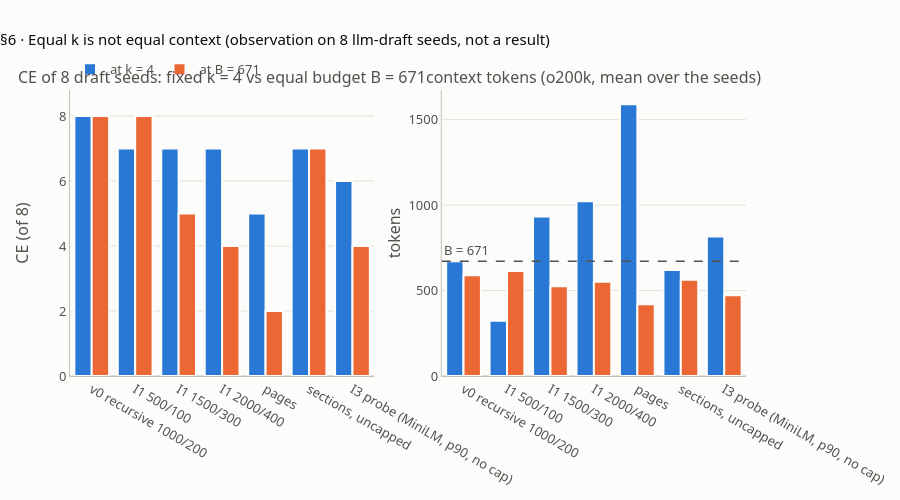

Notebook code for this chart:
### Markdown cell above
## 6 · Compare at the same token budget

**What this verifies** (lesson step 6, `#budget`; facts K6, K12). Bigger chunks bring more text per slot. So "CE@4" for a 2,000-character arm and for a 500-character arm compares different amounts of context. A fair comparison also fixes the **token budget B**: walk down the ranked list and keep each chunk while the total stays ≤ B; stop at the first one that does not fit (`take_within_budget`, 07 I.2, with `break`).

You set B = the mean o200k tokens of v0's top 4 over the seeds: **671**. Then, for every arm, MiniLM ranks the units for each of the 8 answerable draft seeds (exact cosine, ties to the lower index) and you score **CE** (complete evidence: every evidence group fully inside the kept chunks, `contracts_check.complete_evidence`) at fixed k = 4 and at B. **Observations on 8 draft seeds, not results:**
- v0: CE@4 **8/8**, MRR@10 0.708; at B it keeps 3.50 chunks on average and still has 8/8.
- 500/100: CE@4 **7/8**, but at B it keeps 7.75 chunks and reaches **8/8**. 1500/300: 7/8 at k = 4, **5/8** at B.
- pages: CE@4 **5/8** while using **1,590** context tokens (2.4 × B). At B only **1** page fits, and CE drops to **2/8**.
- I3 probe: its largest chunk (**769** tokens) is bigger than B. For D-001 the first-ranked chunk does not fit, so `break` returns **no chunk** (k = 0). B must be at least the largest unit, or the rule must skip instead of stop.

**The toy** (K12, made-up numbers): HyPE-style question vectors point back to parents. Seven hits → P3, P3, P7, P3, P1, P7, P2 with B = 640. Without dedup you keep P3, P3, P7 (480 tokens, **2** distinct parents). Dedup parents first: P3, P7, P1, P2 (620 tokens, **4** distinct).

**The chart** puts CE at k = 4 next to CE at B for every arm (left), and the context tokens each one used (right).

### Code cell
def take_within_budget(ranked, ntok, budget):        # 07 I.2 logic: `break` at the first chunk that does not fit
    kept, used = [], 0
    for c in ranked:
        if used + ntok[c] > budget:
            break
        kept.append(c)
        used += ntok[c]
    return kept, used


# K12 toy first (no model needed)
toy_rank = ["P3", "P3", "P7", "P3", "P1", "P7", "P2"]   # 7 question vectors -> their parents, in rank order
ptok = {"P1": 160, "P2": 150, "P3": 170, "P7": 140}
naive, used_n = [], 0
for p in toy_rank:
    if used_n + ptok[p] > 640:
        break
    naive.append(p)
    used_n += ptok[p]
dedup = list(dict.fromkeys(toy_rank))
kept_d, used_d = take_within_budget(dedup, ptok, 640)
check("§6 toy, no dedup, B = 640: kept, tokens, distinct parents (K12)", [naive, used_n, len(set(naive))], [["P3", "P3", "P7"], 480, 2])
check("§6 toy, dedup parents first, B = 640: kept, tokens, distinct parents (K12)", [kept_d, used_d, len(kept_d)],
      [["P3", "P7", "P1", "P2"], 620, 4])

seeds = [json.loads(x) for x in SEEDS.read_text(encoding="utf-8").splitlines() if x.strip()]
ans = [s for s in seeds if s["answerable"]]
qids = [s["qid"] for s in ans]
check("§6 draft seeds: all, answerable, qids (K6)", [len(seeds), len(ans), qids],
      [10, 8, ["D-001", "D-002", "D-003", "D-004", "D-005", "D-006", "D-007", "D-008"]])
check("§6 every seed was created by an LLM draft, not checked by you (06 §6.7)", sorted({s["created_by"] for s in seeds}), ["llm-draft"])
GROUPS = {s["qid"]: [[[(starts[seg["page"] - 1] + seg["char_start"], starts[seg["page"] - 1] + seg["char_end"])
                       for seg in alt["segments"]] for alt in g["alternatives"]] for g in s["evidence_groups"]] for s in ans}
GD = {q_: [[[("d", a, b) for a, b in alt] for alt in g] for g in G] for q_, G in GROUPS.items()}   # contracts_check format
TX = {"d": doc_text}


def ce(qid, spans):
    return cc.complete_evidence(GROUPS[qid], spans, doc_text) if spans else 0


def span_cov(qid, spans):
    return cc.span_coverage(GD[qid], [("d", a, b) for a, b in spans], TX)


def relevant(qid, span):
    return bool(cc.rel(("d", *span), GD[qid], TX))


RES, RANK = {}, {}
if MINILM_OK:
    Qv = MODEL.encode([s["question"] for s in ans], normalize_embeddings=True)
    for name, spans in ARMS.items():
        V = MODEL.encode([doc_text[a:b] for a, b in spans], normalize_embeddings=True, batch_size=64)
        S_ = Qv @ V.T
        RANK[name] = [sorted(range(len(spans)), key=lambda j, r=r: (-r[j], j)) for r in S_]
    ntok_v0 = SIZE["v0"]["o200k"]
    ctx4 = [sum(ntok_v0[j] for j in RANK["v0"][i][:4]) for i in range(len(ans))]
    B = round(sum(ctx4) / len(ctx4))
    check("§6 v0 top-4 o200k tokens per seed; B = their mean (K6)", [ctx4, B], [[696, 644, 644, 610, 730, 642, 700, 702], 671])
    for name, spans in ARMS.items():
        ntok = SIZE[name]["o200k"]
        r = {k: [] for k in ("rank", "ce4", "cov4", "tok4", "uniq4", "ceB", "kB", "usedB", "uniqB")}
        for i, s in enumerate(ans):
            order = RANK[name][i]
            r["rank"].append(next((n + 1 for n, j in enumerate(order) if relevant(s["qid"], spans[j])), None))
            top4 = [spans[j] for j in order[:4]]
            r["ce4"].append(ce(s["qid"], top4))
            r["cov4"].append(span_cov(s["qid"], top4))
            r["tok4"].append(sum(ntok[j] for j in order[:4]))
            r["uniq4"].append(len({c for a, b in top4 for c in range(a, b)}))
            kept, used = take_within_budget(order, ntok, B)
            kc = [spans[j] for j in kept]
            r["ceB"].append(ce(s["qid"], kc))
            r["kB"].append(len(kept))
            r["usedB"].append(used)
            r["uniqB"].append(len({c for a, b in kc for c in range(a, b)}))
        r["hit4"] = sum(x is not None and x <= 4 for x in r["rank"])
        r["mrr"] = sum(1 / x for x in r["rank"] if x is not None and x <= 10) / len(ans)
        r["largest"] = max(ntok)
        RES[name] = r

    EXP6 = {  # ranks; Hit@4; MRR@10; CE@4 per seed; Span-Cov@4 mean; tokens@4 mean; unique chars@4 mean;
              # k at B per seed; CE@B per seed; realized tokens mean, min, max; unique chars@B mean; largest unit   (K6)
        "v0": ([3, 3, 1, 1, 1, 1, 2, 2], 8, 0.708, [1] * 8, 1.000, 671, 3412, [3, 4, 4, 4, 3, 4, 3, 3], [1] * 8, [589, 526, 644], 3030, 192),
        "500/100": ([1, 1, 2, 1, 2, 1, 4, 1], 8, 0.781, [1, 1, 1, 1, 1, 1, 0, 1], 0.938, 323, 1611, [8, 8, 8, 8, 7, 7, 8, 8], [1] * 8,
                    [614, 575, 641], 3097, 107),
        "1500/300": ([1, 3, 2, 1, 1, 1, 2, 2], 8, 0.729, [0, 1, 1, 1, 1, 1, 1, 1], 0.899, 934, 4979, [2, 2, 3, 3, 2, 2, 2, 2],
                     [0, 0, 1, 1, 1, 1, 0, 1], [525, 445, 644], 2840, 290),
        "2000/400": ([16, 4, 1, 2, 1, 1, 2, 2], 7, 0.594, [0, 1, 1, 1, 1, 1, 1, 1], 0.875, 1022, 5466, [3, 3, 3, 3, 2, 2, 2, 1],
                     [0, 0, 1, 1, 1, 1, 0, 0], [551, 333, 671], 2999, 397),
        "page": ([7, 2, 29, 13, 1, 1, 2, 2], 5, 0.455, [0, 1, 0, 0, 1, 1, 1, 1], 0.625, 1590, 8954, [1] * 8,
                 [0, 0, 0, 0, 1, 1, 0, 0], [420, 372, 486], 2299, 486),
        "sections": ([2, 2, 2, 1, 1, 1, 2, 8], 7, 0.641, [1, 1, 1, 1, 1, 1, 1, 0], 0.875, 620, 3328, [16, 3, 3, 4, 2, 3, 3, 7],
                     [1, 1, 1, 1, 1, 1, 1, 0], [563, 480, 640], 3003, 382),
        "I3 probe": ([1, 3, 1, 1, 1, 2, 2, 9], 7, 0.681, [1, 1, 1, 1, 0, 1, 1, 0], 0.812, 817, 4453, [0, 3, 2, 4, 4, 5, 2, 2],
                     [0, 1, 1, 1, 0, 1, 0, 0], [473, 0, 651], 2589, 769),
    }
    for name, (rk, hit, mrr, ce4, cov, tok4, uq4, kB, ceB, usedB, uqB, big) in EXP6.items():
        r = RES[name]
        L = LABEL[name]
        check(f"§6 {L}: first relevant rank per seed; Hit@4; MRR@10 (K6, observation)", [r["rank"], r["hit4"], round(r["mrr"], 3)],
              [rk, hit, mrr], tol=T3)
        check(f"§6 {L}: CE@4 per seed; Span-Coverage@4 mean (K6, observation)", [r["ce4"], round(sum(r["cov4"]) / 8, 3)], [ce4, cov],
              tol=T3)
        check(f"§6 {L}: context tokens at k = 4, unique characters at k = 4 (means, K6)",
              [sum(r["tok4"]) / 8, sum(r["uniq4"]) / 8], [tok4, uq4], tol=0.5)
        check(f"§6 {L}: k per seed at B = 671; CE@B per seed (K6, observation)", [r["kB"], r["ceB"]], [kB, ceB])
        check(f"§6 {L}: realized tokens at B mean / min / max; unique characters at B (K6)",
              [sum(r["usedB"]) / 8, min(r["usedB"]), max(r["usedB"]), sum(r["uniqB"]) / 8], usedB + [uqB], tol=0.5)
        check(f"§6 {L}: largest unit (o200k); B >= largest unit (K6)", [r["largest"], B >= r["largest"]], [big, B >= big])
    check("§6 mean k at B per arm (K6)", {n: round(sum(RES[n]["kB"]) / 8, 3) for n in EXP6},
          {"v0": 3.5, "500/100": 7.75, "1500/300": 2.25, "2000/400": 2.375, "page": 1.0, "sections": 5.125, "I3 probe": 2.75})
    check("§6 CE@4 and CE@B totals of 8, per arm (K6, observation)", {n: [sum(RES[n]["ce4"]), sum(RES[n]["ceB"])] for n in EXP6},
          {"v0": [8, 8], "500/100": [7, 8], "1500/300": [7, 5], "2000/400": [7, 4], "page": [5, 2], "sections": [7, 7], "I3 probe": [6, 4]})
    check("§6 pages: context tokens at k = 4 vs B (2.4 x B) (K6)", round(sum(RES["page"]["tok4"]) / 8 / B, 1), 2.4)
    i3_first = SIZE["I3 probe"]["o200k"][RANK["I3 probe"][0][0]]
    check("§6 I3 probe, D-001: tokens of its first-ranked chunk > B, so `break` keeps no chunk (K6)",
          [i3_first > B, RES["I3 probe"]["kB"][0], RES["I3 probe"]["ceB"][0]], [True, 0, 0])
    print(f"   I3 probe, D-001: first-ranked chunk has {i3_first} o200k tokens > B = {B}")

    # chart: CE at k = 4 vs at B, and the context tokens behind each
    xs = [LABEL[n] for n in EXP6]
    fig = make_subplots(rows=1, cols=2, horizontal_spacing=0.1,
                        subplot_titles=("CE of 8 draft seeds: fixed k = 4 vs equal budget B = 671",
                                        "context tokens (o200k, mean over the seeds)"))
    fig.add_bar(x=xs, y=[sum(RES[n]["ce4"]) for n in EXP6], name="at k = 4", marker=bar_style(BLUE), row=1, col=1,
                hovertemplate="%{x}<br>CE@4 %{y}/8<extra></extra>")
    fig.add_bar(x=xs, y=[sum(RES[n]["ceB"]) for n in EXP6], name="at B = 671", marker=bar_style(ORANGE), row=1, col=1,
                customdata=[round(sum(RES[n]["kB"]) / 8, 2) for n in EXP6],
                hovertemplate="%{x}<br>CE@B %{y}/8<br>mean k at B %{customdata}<extra></extra>")
    fig.add_bar(x=xs, y=[round(sum(RES[n]["tok4"]) / 8) for n in EXP6], name="tokens at k = 4", marker=bar_style(BLUE),
                showlegend=False, row=1, col=2, hovertemplate="%{x}<br>%{y} tokens at k = 4<extra></extra>")
    fig.add_bar(x=xs, y=[round(sum(RES[n]["usedB"]) / 8) for n in EXP6], name="tokens at B", marker=bar_style(ORANGE),
                showlegend=False, row=1, col=2, hovertemplate="%{x}<br>%{y} tokens used at B<extra></extra>")
    fig.add_hline(y=B, line=dict(color=INK2, dash="dash", width=1.5), row=1, col=2, annotation_text="B = 671",
                  annotation_position="top left")
    fig.update_yaxes(title_text="CE (of 8)", range=[0, 8.8], dtick=2, row=1, col=1)
    fig.update_yaxes(title_text="tokens", row=1, col=2)
    fig.update_layout(barmode="group", height=500,
                      title="§6 · Equal k is not equal context (observation on 8 llm-draft seeds, not a result)")
    fig.show()
else:
    skip("§6 retrieval on the draft seeds (K6)", "MiniLM is needed to rank the units")

### Figure 1 — Plotly figure (JSON) as saved in the notebook; plotly's stock layout.template omitted (floating-point values rounded to 4 significant figures)
{"data": [{"hovertemplate": "%{x}<br>CE@4 %{y}/8<extra></extra>", "marker": {"color": "#2a78d6", "line": {"color": "#fcfcfb", "width": 2}}, "name": "at k = 4", "x": ["v0 recursive 1000/200", "I1 500/100", "I1 1500/300", "I1 2000/400", "pages", "sections, uncapped", "I3 probe (MiniLM, p90, no cap)"], "y": [8, 7, 7, 7, 5, 7, 6], "type": "bar", "xaxis": "x", "yaxis": "y"}, {"customdata": [3.5, 7.75, 2.25, 2.38, 1.0, 5.12, 2.75], "hovertemplate": "%{x}<br>CE@B %{y}/8<br>mean k at B %{customdata}<extra></extra>", "marker": {"color": "#eb6834", "line": {"color": "#fcfcfb", "width": 2}}, "name": "at B = 671", "x": ["v0 recursive 1000/200", "I1 500/100", "I1 1500/300", "I1 2000/400", "pages", "sections, uncapped", "I3 probe (MiniLM, p90, no cap)"], "y": [8, 8, 5, 4, 2, 7, 4], "type": "bar", "xaxis": "x", "yaxis": "y"}, {"hovertemplate": "%{x}<br>%{y} tokens at k = 4<extra></extra>", "marker": {"color": "#2a78d6", "line": {"color": "#fcfcfb", "width": 2}}, "name": "tokens at k = 4", "showlegend": false, "x": ["v0 recursive 1000/200", "I1 500/100", "I1 1500/300", "I1 2000/400", "pages", "sections, uncapped", "I3 probe (MiniLM, p90, no cap)"], "y": [671, 323, 934, 1022, 1590, 620, 817], "type": "bar", "xaxis": "x2", "yaxis": "y2"}, {"hovertemplate": "%{x}<br>%{y} tokens used at B<extra></extra>", "marker": {"color": "#eb6834", "line": {"color": "#fcfcfb", "width": 2}}, "name": "tokens at B", "showlegend": false, "x": ["v0 recursive 1000/200", "I1 500/100", "I1 1500/300", "I1 2000/400", "pages", "sections, uncapped", "I3 probe (MiniLM, p90, no cap)"], "y": [589, 614, 525, 551, 420, 563, 473], "type": "bar", "xaxis": "x2", "yaxis": "y2"}], "layout": {"xaxis": {"anchor": "y", "domain": [0.0, 0.45]}, "yaxis": {"anchor": "x", "domain": [0.0, 1.0], "title": {"text": "CE (of 8)"}, "range": [0, 8.8], "dtick": 2}, "xaxis2": {"anchor": "y2", "domain": [0.55, 1.0]}, "yaxis2": {"anchor": "x2", "domain": [0.0, 1.0], "title": {"text": "tokens"}}, "annotations": [{"font": {"size": 16}, "showarrow": false, "text": "CE of 8 draft seeds: fixed k = 4 vs equal budget B = 671", "x": 0.225, "xanchor": "center", "xref": "paper", "y": 1.0, "yanchor": "bottom", "yref": "paper"}, {"font": {"size": 16}, "showarrow": false, "text": "context tokens (o200k, mean over the seeds)", "x": 0.775, "xanchor": "center", "xref": "paper", "y": 1.0, "yanchor": "bottom", "yref": "paper"}, {"showarrow": false, "text": "B = 671", "x": 0, "xanchor": "left", "xref": "x2 domain", "y": 671, "yanchor": "bottom", "yref": "y2"}], "shapes": [{"line": {"color": "#52514e", "dash": "dash", "width": 1.5}, "type": "line", "x0": 0, "x1": 1, "xref": "x2 domain", "y0": 671, "y1": 671, "yref": "y2"}], "barmode": "group", "height": 500, "title": {"text": "§6 · Equal k is not equal context (observation on 8 llm-draft seeds, not a result)"}}}
